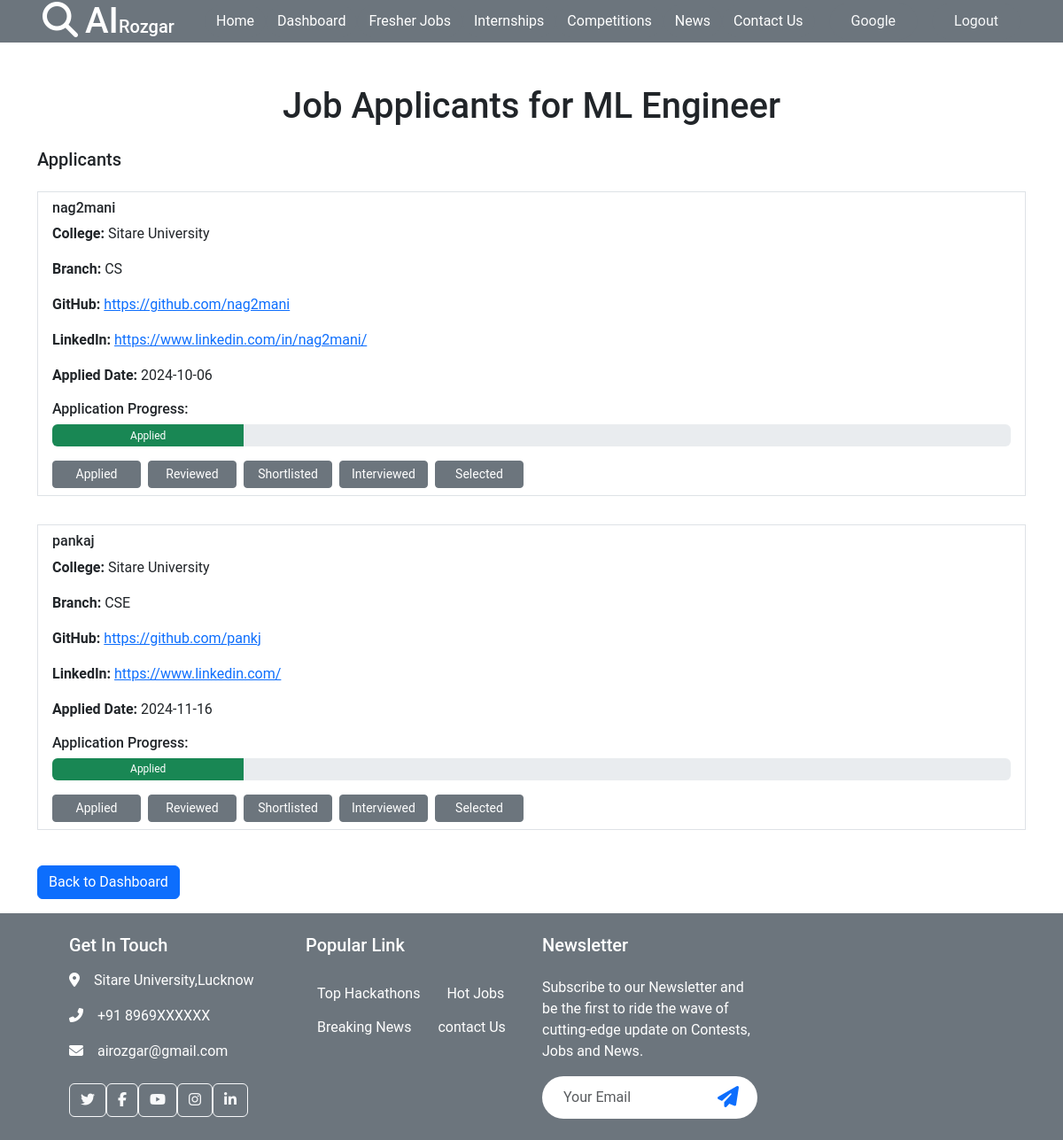
Page /job_applicants/1/ (signed in) on the earlier database version.
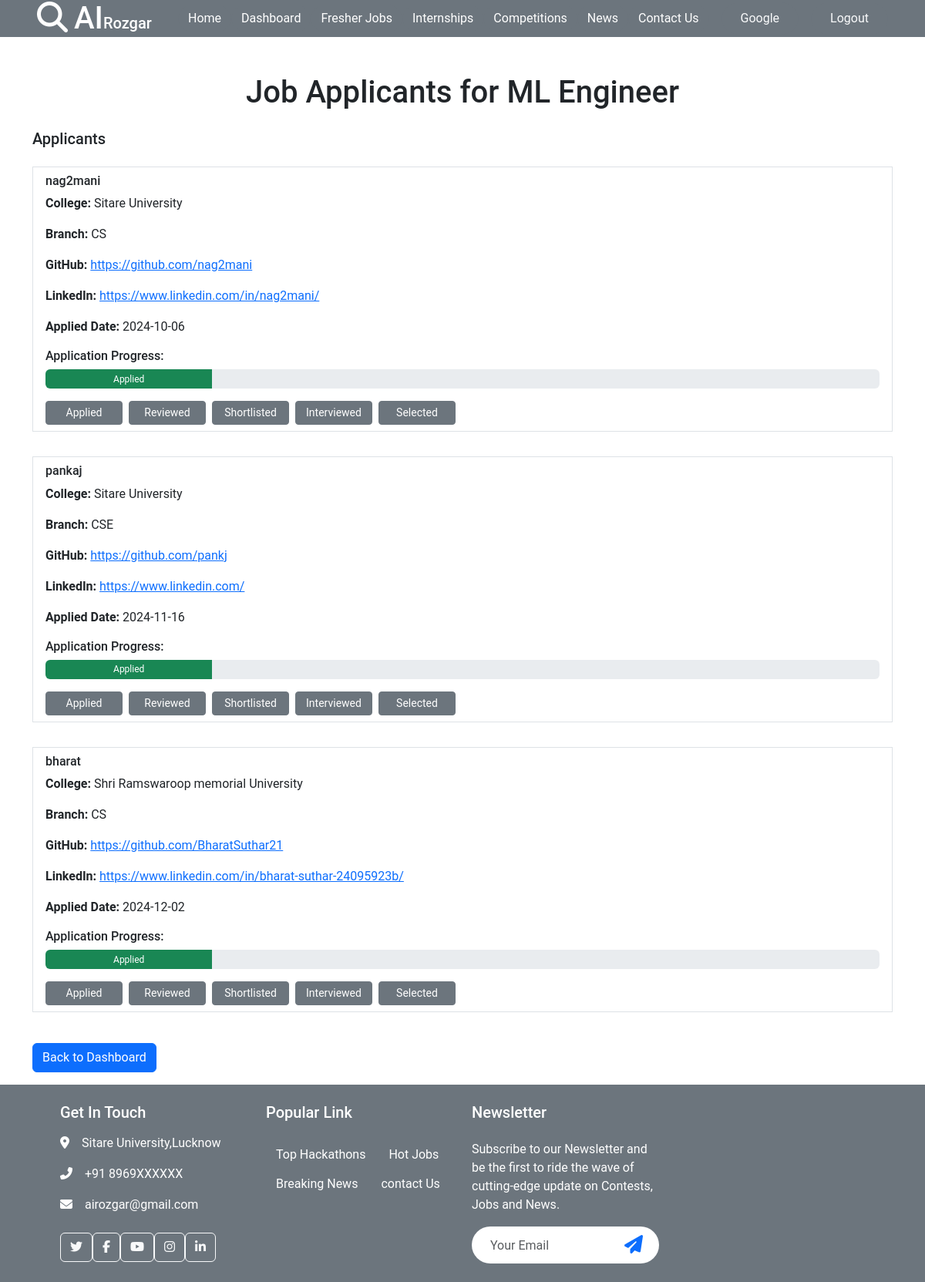
Same page on the later database version.
### home/models.py (models this page shows, shortened)
class Job(models.Model):
    company = models.ForeignKey(Company, on_delete=models.CASCADE)
    title = models.CharField(max_length=255, default='Job')
    description = models.TextField()
    field = models.CharField(max_length=255)
    category = models.CharField(max_length=255)
    pay_range = models.CharField(max_length=20)
    location = models.CharField(max_length=255)
    expiry_date = models.DateField()
    created_date = models.DateField(auto_now_add=True)
    skills = models.TextField()
    APPLICATION_STATUS_CHOICES = [
            ('applied', 'Applied'),
            ('reviewed', 'Reviewed'),
            ('shortlisted', 'Shortlisted'),
            ('interviewed', 'Interviewed'),
            ('selected', 'Selected'),
        ]
    student_applied = models.JSONField(default=dict)

class Student(models.Model):
    user = models.OneToOneField(User, on_delete=models.CASCADE)  # Connect with the User model
    student_name = models.CharField(max_length=255, blank=True, null=True)
    college = models.CharField(max_length=255)
    branch = models.CharField(max_length=255)
    github = models.URLField(blank=True, null=True)
    email = models.EmailField(max_length=255, blank=True, null=True)
    phone_number = models.CharField(max_length=15, blank=True, null=True)
    linkedin = models.URLField(blank=True, null=True)
    profile_picture = models.ImageField(upload_to='profile_pictures/students/', blank=True, null=True)

### home/views.py (the view)
# urls.py: path('job_applicants/<int:job_id>/', job_applicants, name='job_applicants'),
@login_required(login_url="/login/")
def job_applicants(request, job_id):
    job = get_object_or_404(Job, id=job_id, company=request.user.company)
    applicants = []
    for student_id, application_details in job.student_applied.items():
        student = get_object_or_404(Student, id=student_id)
        applicants.append({
            'student': student,
            'application_details': application_details
        })
    return render(request, 'job_applicants.html', {'job': job, 'applicants': applicants})

### home/templates/job_applicants.html (shortened to what this page needs)
{% extends 'base.html' %}
{% block start %}
<body>
    <div class="container mt-5">
        <h1 class="text-center">Job Applicants for {{ job.title }}</h1>
        <div class="mt-4">
            <h5>Applicants</h5>
            <ul class="list-group">
                {% for applicant in applicants %}
                <div class="my-3">
                    <li class="list-group-item">
                        <h6>{{ applicant.student.user.username }}</h6>
                        <p><strong>College:</strong> {{ applicant.student.college }}</p>
                        <p><strong>Branch:</strong> {{ applicant.student.branch }}</p>
                        <p><strong>GitHub:</strong> <a href="{{ applicant.student.github }}" target="_blank">{{ applicant.student.github }}</a></p>
                        <p><strong>LinkedIn:</strong> <a href="{{ applicant.student.linkedin }}" target="_blank">{{ applicant.student.linkedin }}</a></p>
                        <p><strong>Applied Date:</strong> {{ applicant.application_details.applied_date }}</p>
                        <div class="mt-3">
                            <h6>Application Progress:</h6>
                            <div class="progress">
                                {% with status=applicant.application_details.status|default:"applied" %}
                                <div class="progress-bar bg-success" role="progressbar"
                                     style="width: {% if status == 'applied' %}20%{% elif status == 'reviewed' %}40%{% elif status == 'shortlisted' %}60%{% elif status == 'interviewed' %}80%{% elif status == 'selected' %}100%{% else %}0%{% endif %};"
                                     aria-valuenow="{% if status == 'applied' %}20{% elif status == 'reviewed' %}40{% elif status == 'shortlisted' %}60{% elif status == 'interviewed' %}80{% elif status == 'selected' %}100{% else %}0{% endif %}"
                                     aria-valuemin="0" aria-valuemax="100">
                                    {{ status|title }}
                                </div>
                                {% endwith %}
                            </div>
                        </div>
                        <div class="mt-3 d-flex flex-wrap gap-2">
                            {% for status, label in job.APPLICATION_STATUS_CHOICES %}
                            <button class="btn btn-sm btn-status {% if applicant.application_details.status == status %}btn-primary{% else %}btn-secondary{% endif %}"
                                    data-job-id="{{ job.id }}"
                                    data-student-id="{{ applicant.student.id }}"
                                    data-status="{{ status }}">
                                {{ label }}
                            </button>
                            {% endfor %}
                        </div>
                    </li>
                </div>
                {% empty %}
                <li class="list-group-item">No applicants yet.</li>
                {% endfor %}
            </ul>
        </div>
        <div class="mt-4">
            <a href="{% url 'company' %}" class="btn btn-primary">Back to Dashboard</a>
        </div>
    </div>
</body>
{% endblock %}

### home/templates/base.html (shortened to what this page needs)
<!DOCTYPE html>
<html lang="en">
<head>
  <link href="https://cdn.jsdelivr.net/npm/bootstrap@5.3.3/dist/css/bootstrap.min.css" rel="stylesheet"
>
  <link href="https://cdnjs.cloudflare.com/ajax/libs/font-awesome/6.6.0/css/all.min.css" rel="stylesheet">
  <link href="../static/css/style.css" rel="stylesheet">
</head>
<body>
  <nav class="navbar navbar-expand-lg bg-secondary px-4 px-lg-5 py-3 py-lg-0 sticky-top">
    <a href="/" class="navbar-brand p-0">
        <h1 class="m-0 text-white"><i class="fas fa-search me-2"></i>AI<span class="fs-5">Rozgar</span></h1>
    </a>
    <div class="collapse navbar-collapse" id="navbarCollapse">
        <div class="navbar-nav ms-auto py-0">
            <a href="/" class="nav-item btn text-light rounded-pill {% if request.path == '/' %}bg-light text-dark{% else %}btn-secondary text-white{% endif %}">Home</a>
            {% if request.user.is_authenticated and request.user.company %}
            <a href="/company/" class="nav-item btn text-light rounded-pill {% if request.path == '/company/' %}bg-light text-dark{% else %}btn-secondary text-white{% endif %}">Dashboard</a>
            {% endif %}
            <a href="/job/" class="nav-item btn text-light rounded-pill {% if request.path == '/job/' %}bg-light text-dark{% else %}btn-secondary text-white{% endif %}">Fresher Jobs</a>
            <a href="/internship/" class="nav-item btn text-light rounded-pill {% if request.path == '/internship/' %}bg-light text-dark{% else %}btn-secondary text-white{% endif %}">Internships</a>
            <a href="/contest/" class="nav-item btn text-light rounded-pill {% if request.path == '/contest/' %}bg-light text-dark{% else %}btn-secondary text-white{% endif %}">Competitions</a>
            <a href="/news/" class="nav-item btn text-light rounded-pill {% if request.path == '/news/' %}bg-light text-dark{% else %}btn-secondary text-white{% endif %}">News</a>
            <a href="/contact/" class="nav-item btn text-light rounded-pill {% if request.path == '/contact/' %}bg-light text-dark{% else %}btn-secondary text-white{% endif %}">Contact Us</a>
        </div>
        {% if request.user.is_authenticated %}
        <a href="#" class="btn btn-secondary text-light rounded-pill py-2 px-4 ms-3">{{ request.user.first_name }}</a>
        <a href="/logout/" class="btn btn-secondary text-light rounded-pill py-2 px-4 ms-3">Logout</a>
        {% else %}
        <a href="/login/" class="btn btn-secondary text-light rounded-pill py-2 px-4 ms-3">Log In</a>
        {% endif %}
    </div>
</nav>
  {% block start %}
  {% endblock %}
  <div class="bg-secondary footer mt-3">
    <div class="container py-4 px-lg-5">
      <div class="row g-4">
        <div class="col-md-6 col-lg-3">
          <h5 class="text-white mb-3">Get In Touch</h5>
          <p class="text-white"><i class="fa fa-map-marker-alt me-3"></i>Sitare University,Lucknow</p>
          <p class="text-white"><i class="fa fa-phone-alt me-3"></i>+91 8969XXXXXX</p>
          <p class="text-white"><i class="fa fa-envelope me-3"></i>airozgar@gmail.com</p>
          <div class="d-flex pt-2">
            <a class="btn btn-outline-light btn-social" href=""><i class="fab fa-twitter"></i></a>
            <a class="btn btn-outline-light btn-social" href=""><i class="fab fa-facebook-f"></i></a>
            <a class="btn btn-outline-light btn-social" href=""><i class="fab fa-youtube"></i></a>
            <a class="btn btn-outline-light btn-social" href=""><i class="fab fa-instagram"></i></a>
            <a class="btn btn-outline-light btn-social" href=""><i class="fab fa-linkedin-in"></i></a>
          </div>
        </div>
        <div class="col-md-6 col-lg-3">
          <h5 class="text-white mb-4">Popular Link</h5>
          <a class="btn text-white" href="/contest/">Top Hackathons</a>
          <a class="btn text-white" href="/job/">Hot Jobs</a>
          <a class="btn text-white" href="/news/">Breaking News</a>
          <a class="btn text-white" href="/contact/">contact Us</a>
        </div>
        <div class="col-md-6 col-lg-3">
          <h5 class="text-white mb-4">Newsletter</h5>
          <p class="text-white ">
            Subscribe to our Newsletter and be the first to ride the wave of
            cutting-edge update on Contests, Jobs and News.
          </p>
          <div class="position-relative w-100 mt-3">
            <input class="form-control border-0 rounded-pill w-100 ps-4 pe-5" type="text" placeholder="Your Email"
              style="height: 48px;">
            <button type="button" class="btn shadow-none position-absolute top-0 end-0 mt-1 me-2"> <i
                class="fa fa-paper-plane text-primary fs-4"></i></button>
          </div>
        </div>
      </div>
    </div>
  </div>
</body>
</html>

### home/static/css/style.css (style rules this page uses)
body { font-family: 'Poppins', 'Roboto', sans-serif; }

### home/templates/job_applicants.html (style rules this page uses)
.btn-status { width: 100px; }
.progress { height: 25px; }

Differences in the rows shown:
added Student: student.user.username "bharat", student.college "Shri Ramswaroop memorial University", student.branch "CS", student.github "https://github.com/BharatSuthar21", student.linkedin "https://www.linkedin.com/in/bharat-suthar-24095923b/", application_details.applied_date "2024-12-02", application_details "Applied", APPLICATION_STATUS_CHOICES "Applied" "Reviewed" "Shortlisted" "Interviewed" "Selected"
